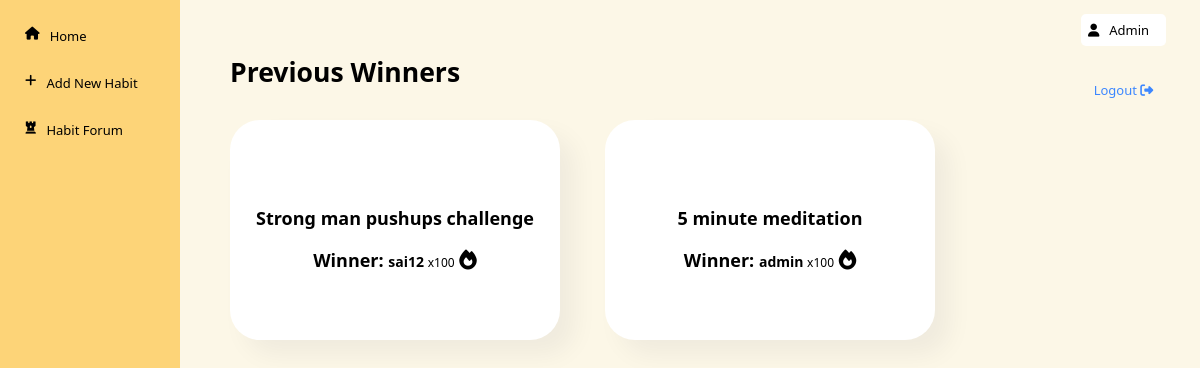
The page /forum/previous_winner/ (signed in) on the database its author committed.
### forum_app/models.py (models this page shows, shortened)
class Previous_Group(models.Model):
    name = models.CharField(max_length=70)
    desc = models.TextField()
    image_url = models.TextField()
    winner_user = models.CharField(max_length=70,null=True)

### forum_app/views.py (the view)
# urls.py: path("previous_winner/",views.previous_winner,name='previous_winner')
def previous_winner(request):
    coins = Profile.objects.get(user=request.user)
    group = Previous_Group.objects.all()
    context={'group':group,'coins':coins}
    return render(request,'forum_app/previous_winners.html',context)

### forum_app/templates/forum_app/previous_winners.html (shortened to what this page needs)
{% extends 'home_app/base.html' %}
{% load static %}
{% block header %} Previous Winners {% endblock %}
    {% block style %}
    <link rel="stylesheet" href="{% static 'forum_app/css/forum_card.css' %}">
     {{block.super}}
     <link
     rel="stylesheet"
     href="https://cdnjs.cloudflare.com/ajax/libs/font-awesome/6.3.0/css/all.min.css"
   />
    {% endblock %}
{% block new %}
    {% for grp in group %}
        <div class="card" title="{{grp.desc}}">
            <h2>{{grp.name}}</h2>
            <br>
            <h2><b>Winner: </b><span style="font-size: 14px;">{{grp.winner_user}} </span> <span style="font-size: 12px;font-weight:400;"> x100</span> <i class="fa-solid fa-fire" style="font-size: 20px;"></i></h2>
        </div>
    {% endfor %}
{% endblock %}

### home_app/templates/home_app/base.html (shortened to what this page needs)
<!DOCTYPE html>
{% load static %}
<html lang="en">
  <head>
    {% block style %}
    <link
      rel="stylesheet"
      href="https://cdnjs.cloudflare.com/ajax/libs/font-awesome/6.3.0/css/all.min.css"
    />
    <link rel="stylesheet" href="{% static 'home_app/css/style.css' %}" />
    {% endblock %}
  </head>
  <body>
    <div class="container">
      <nav class="sidebar">
        <ul class="sidebar-can">
          <li>
            {% block home %}
            <a class="sidebar-item home" href="{% url 'home' %}"
              ><i class="fa-solid fa-house"></i>home</a
            >
            {% endblock %}
          </li>
          <li>
            {% block second %}
            <a class="sidebar-item explore" href="{% url 'addhabit' %}"
              ><i class="fa-solid fa-plus"></i>Add New Habit</a
            >{% endblock %}
          </li>
          <li>
            {% block forum %}
            <a class="sidebar-item web usage" href="{% url 'forum_home' %}"
              ><i class="fa-solid fa-chess-rook"></i>Habit Forum</a
            >
            {% endblock %}
          </li>
        </ul>
      </nav>
      <div class="habit-section">
        <div class="my-habits">
          <h5 >{% block header %} My Habits {% endblock %}</h5>
        </div>
        <div class="name-area">
          <div class="user-name">
            <i class="fa-solid fa-user"></i>
            <p>{{request.user|title}}</p>
          </div>
           <a class="manage-habit" href="{% url 'logout' %}">Logout <i class="fa-solid fa-right-from-bracket"></i></a>
        </div>
        <section class="habit-list">
          {% block new %}
         {% endblock %}
          </section>
      </div>
    </div>
  </body>
</html>

### forum_app/static/forum_app/css/forum_card.css (style rules this page uses)
* { text-decoration: none; }
a { color: black; }
.card { box-shadow: 15px 15px 25px rgba(2,28,53,0.05); display: flex; justify-content: center; align-items: center; flex-direction: column; background: white; width: 330px; min-height: 220px; border-radius: 30px; }
.habit-list { display: grid; grid-template-columns: repeat(3,1fr); grid-template-rows:repeat(2,1fr); align-items: center; justify-items: start; padding:0 00px 00px 20px; }

### home_app/static/home_app/css/style.css (style rules this page uses)
* { margin: 0; padding: 0; box-sizing: border-box; }
a { outline: none; }
body { font-size: 62.5%; font-family: system-ui, -apple-system, BlinkMacSystemFont, 'Segoe UI', Roboto, Oxygen, Ubuntu, Cantarell, 'Open Sans', 'Helvetica Neue', sans-serif; }
.container { display: grid; grid-template-columns: 15vw 85vw; grid-template-rows: 100vh; font-size: 13px; }
.sidebar { background-color: #fdd478; }
.sidebar-can { padding: 10px; text-align: center; }
.sidebar-item { border-radius: 5px; display: inline-block; width: 100%; padding: 12px 15px; text-decoration: none; margin: 5px 0; text-transform: capitalize; font-weight: 500; color: #000; display: flex; gap: 10px; }
a:is(:link, :active, :visited).active { color: #000; background-color: #fcf7e7; }
.habit-list { display: grid; grid-template-columns: repeat(4,1fr); grid-template-rows:repeat(2,1fr); gap: 45px; align-items: center; justify-items: center; padding:0 150px 200px 50px; }
.my-habits { align-self: self-end; padding: 0 0 30px 50px; font-size: 32px; font-weight: lighter; text-transform: capitalize; }
.name-area { display:grid ; grid-template-columns: 1fr; grid-template-rows: 1fr 1fr; justify-items: center; align-items: center; font-size: 13px; }
.user-name { display: flex; gap:10px ; background-color: #fff; align-items: center; padding: 7px; border-radius: 5px; }
.manage-habit { font-size: 13px; font-weight: 500; text-decoration: none; text-transform: capitalize; color: #3c87ff; }
.habit-section { background-color: #fcf7e7; display: grid; grid-template-columns: 85% 15%; grid-template-rows: 15% 85%; }

### forum_app/templates/forum_app/previous_winners.html (style rules this page uses)
h2 { font-size: 18px; }

### rows shown on the page
Previous_Group: name "Strong man pushups challenge", winner_user "sai12"
Previous_Group: name "5 minute meditation", winner_user "admin"

### other values the page prints
{{ request.user|title }} "Admin"
